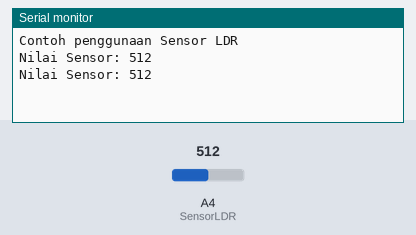
Bench run of a sketch on a simulated Arduino Uno, built with avr-gcc and run on an emulated ATmega328P. Shown: the last lines printed to the serial monitor. Inputs (shaded band) come from the test bench; at power-on: A4 (SensorLDR) = 512.

Above: at 1.8 s.
1.9 s: A4 (SensorLDR) set to 716
At 2.7 s:
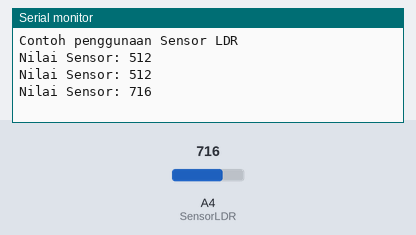
3.4 s: A4 (SensorLDR) set to 900
At 4.8 s:
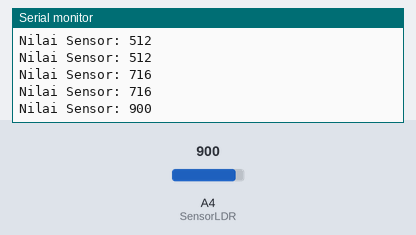
Timing chart, 0 to 6.4 s (numbered marks = the images above; inputs shaded):
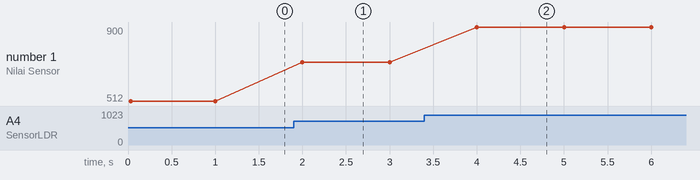

The sketch:

Sensor_Cahaya.ino
```cpp
#define SensorLDR 4

int nilaiSensor;

void setup() {
  // put your setup code here, to run once:
  Serial.begin(9600);
  Serial.println("Contoh penggunaan Sensor LDR");
}

void loop() {
  // put your main code here, to run repeatedly:
  nilaiSensor = analogRead(SensorLDR);
  Serial.print("Nilai Sensor: ");
  Serial.println(nilaiSensor);
  delay(1000);
}
```

Measured:
- after the input at 1.9 s, the serial monitor: prints a new line after 0.10 s (image 1)
- after the input at 3.4 s, the serial monitor: prints a new line after 0.60 s (image 2)
- plotted number 1: 512 → 716 after the input at 1.9 s, 716 → 900 after the input at 3.4 s
